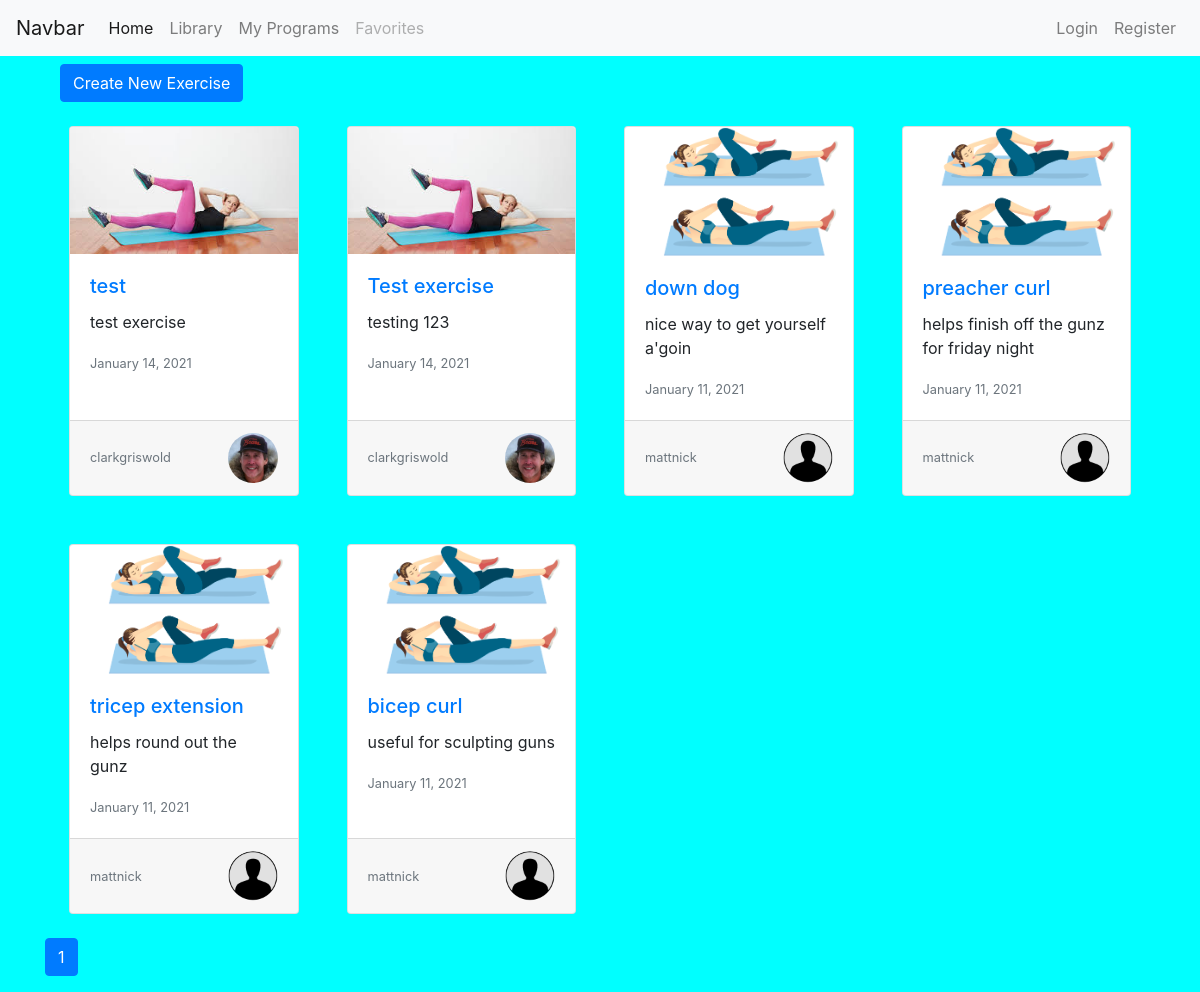
Before: / with the older database file.
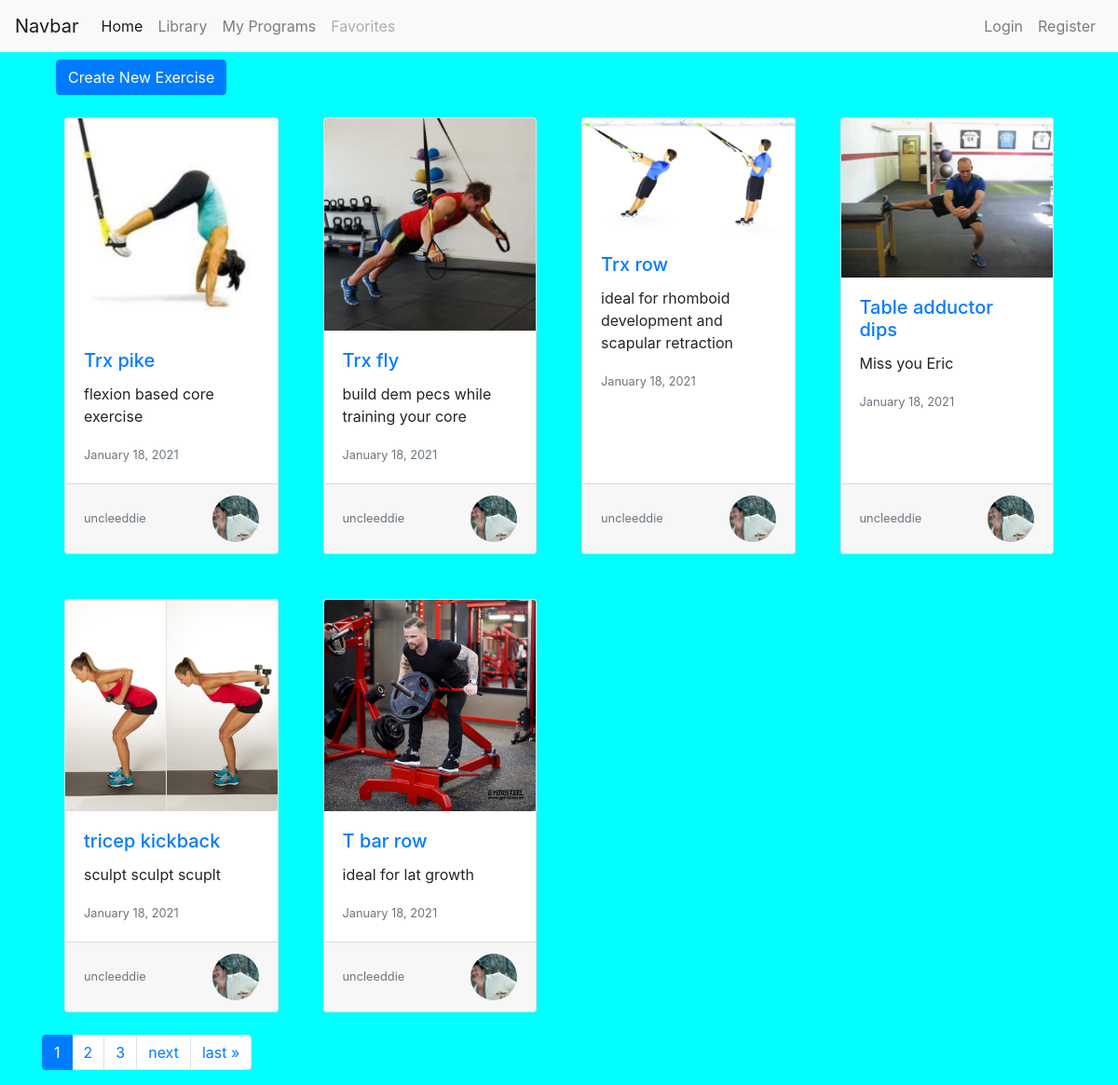
After: the same page with the newer database file.
### exercises/models.py (models this page shows, shortened)
class Exercise(models.Model):
    title = models.CharField(max_length=80)
    description= models.TextField()
    date_posted = models.DateTimeField(default=timezone.now)
    last_modified = models.DateTimeField(auto_now=True)
    author = models.ForeignKey(User, on_delete=models.CASCADE)
    image= models.ImageField(default='default_exercise.png', upload_to='exercise_pics')

class Profile(models.Model):
    user= models.OneToOneField(User, on_delete=models.CASCADE)
    pic= models.ImageField(default='default.jpg', upload_to='profile_pics')

### exercises/views.py (the view)
# urls.py: path('', ExerciseListView.as_view(), name="exercises-home"),
class ExerciseListView(ListView):
    model = Exercise
    template_name = "exercises/home.html"
    context_object_name ='exercises'
    ordering = ['-date_posted']
    paginate_by = 6

### exercises/templates/exercises/home.html (shortened to what this page needs)
{% extends "exercises/layout.html" %}
{% block content %}
    <div class="container mt-2">
        <a class="btn btn-primary" href="{% url 'exercise_create' %}">Create New Exercise</a>
    </div>
   <div class="home-container">
    {% for exercise in exercises %}
        <div class="card m-4" style="max-width: 18rem;">
            <img class="card-img-top" src="{{exercise.image.url}}" alt="Card image cap">
            <div class="card-body">
            <h5 class="card-title"><a href="{% url 'exercise_detail' exercise.pk %}">{{exercise.title}}</a></h5>
            <p class="card-text">{{exercise.description}}</p>
            <p class="card-text"><small class="text-muted">{{exercise.date_posted|date:" F d, Y"}}</small></p>
            </div>
            <div class="card-footer d-flex justify-content-between">
                <small class="align-self-center text-muted">{{exercise.author}}</small>
                <img style="max-width: 50px; max-height: 50px;"class="profile-img rounded-circle img-fluid" src="{{exercise.author.profile.pic.url}}">
            </div>
        </div>
    {% endfor %}
   </div>
    <nav class="pagination" aria-label="Page navigation">
        <ul class="step-links pagination">
            {% for num in page_obj.paginator.page_range %}
                {% if page_obj.number == num %}
                    <li class="page-item active"><a class="page-link" href="?page={{num}}">{{num}}</a></li>
                {% elif num > page_obj.number|add:'-3' and page_obj.number|add:'3' > num %}
                    <li class="page-item"><a class="page-link" href="?page={{num}}">{{num}}</a></li>
                {% endif %}
            {% endfor %}
            {% if page_obj.has_next %}
            <li class="page-item"><a class="page-link" href="?page={{page_obj.next_page_number}}">next</a></li>
            <li class="page-item"><a class="page-link" href="?page={{page_obj.paginator.num_pages}}">last &raquo;</a></li>
            {% endif %}
        </ul>
    </nav>
{% endblock content %}

### exercises/templates/exercises/layout.html (shortened to what this page needs)
{% load static %}
<!DOCTYPE html>
<html lang="en">
<head>
    <link rel="stylesheet" href="https://stackpath.bootstrapcdn.com/bootstrap/4.3.1/css/bootstrap.min.css">
    <link rel="stylesheet" href="{% static 'exercises/style.css'%}">
</head>
<body>
    <nav class="navbar navbar-expand-lg navbar-light bg-light">
        <a class="navbar-brand" href="#">Navbar</a>
        <div class="collapse navbar-collapse" id="navbarNav">
          <ul class="navbar-nav">
            <li class="nav-item active">
              <a class="nav-link" href="{% url 'exercises-home' %}">Home</a>
            </li>
            <li class="nav-item">
              <a class="nav-link" href="{% url 'library' %}">Library</a>
            </li>
            <li class="nav-item">
              <a class="nav-link" href="{% url 'programs' %}">My Programs</a>
            </li>
            <li class="nav-item">
              <a class="nav-link disabled" href="#">Favorites</a>
            </li>
          </ul>
          <div class="navbar-nav ml-auto">
            {% if user.is_authenticated %}
            <a class="nav-item nav-link" href="{% url 'logout' %}">Logout</a>
            <a class="nav-item nav-link" href="{% url 'profile' %}"><i class="fas fa-user-circle"></i></a>
            {% else %}
            <a class="nav-item nav-link" href="{% url 'login' %}">Login</a>
            <a class="nav-item nav-link" href="{% url 'register' %}">Register</a>
            {% endif %}
          </div>
        </div>
      </nav>
      <div class="container">
        {% block content%}
        {% endblock content%}
      </div>
</body>
</html>

### exercises/static/exercises/style.css (style rules this page uses)
body { background-color: aqua; }
.profile-img { height: 150px; width: 150px; object-fit: cover; }
.home-container { display:grid; grid-template-columns: repeat(auto-fill, minmax(250px, 1fr)); }

Changed rows visible on the page:
removed Exercise: image (picture), title "test", description "test exercise", date_posted "January 14, 2021", author "clarkgriswold", author.profile.pic (picture)
no longer on this page (row unchanged): Exercise: image (picture), title "Test exercise", description "testing 123", date_posted "January 14, 2021", author "clarkgriswold", author.profile.pic (picture)
no longer on this page (row unchanged): Exercise: image (placeholder picture), title "down dog", description "nice way to get yourself a'goin", date_posted "January 11, 2021", author "mattnick", author.profile.pic (placeholder picture)
no longer on this page (row unchanged): Exercise: image (placeholder picture), title "preacher curl", description "helps finish off the gunz for friday night", date_posted "January 11, 2021", author "mattnick", author.profile.pic (placeholder picture)
no longer on this page (row unchanged): Exercise: image (placeholder picture), title "tricep extension", description "helps round out the gunz", date_posted "January 11, 2021", author "mattnick", author.profile.pic (placeholder picture)
no longer on this page (row unchanged): Exercise: image (placeholder picture), title "bicep curl", description "useful for sculpting guns", date_posted "January 11, 2021", author "mattnick", author.profile.pic (placeholder picture)
added Exercise: image (picture), title "Trx pike", description "flexion based core exercise", date_posted "January 18, 2021", author "uncleeddie", author.profile.pic (picture)
added Exercise: image (picture), title "Trx fly", description "build dem pecs while training your core", date_posted "January 18, 2021", author "uncleeddie", author.profile.pic (picture)
added Exercise: image (picture), title "Trx row", description "ideal for rhomboid development and scapular retraction", date_posted "January 18, 2021", author "uncleeddie", author.profile.pic (picture)
added Exercise: image (picture), title "Table adductor dips", description "Miss you Eric", date_posted "January 18, 2021", author "uncleeddie", author.profile.pic (picture)
added Exercise: image (picture), title "tricep kickback", description "sculpt sculpt scuplt", date_posted "January 18, 2021", author "uncleeddie", author.profile.pic (picture)
added Exercise: image (picture), title "T bar row", description "ideal for lat growth", date_posted "January 18, 2021", author "uncleeddie", author.profile.pic (picture)
Other visible differences:
new list line: "2"
new list line: "3"
text now shown: "next last »"
